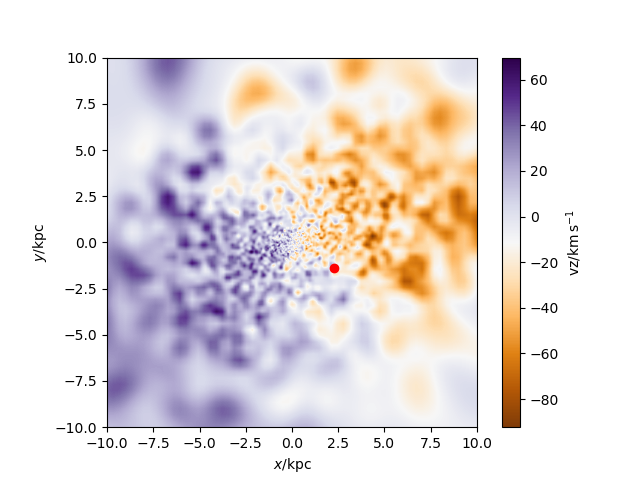

The Python source for this figure:
#galaxy 239 GG Stellar velocity code
import pynbody
import numpy as np
import pynbody.plot.sph as sph
import matplotlib.pyplot as plt

def stars_sideon(
    h,
    vec_to_xform=pynbody.analysis.angmom.calc_sideon_matrix,
    cen_size="1 kpc",
    disk_size="5 kpc",
    cen=None,
    vcen=None,
    move_all=True,
    **kwargs
):
    """

    Reposition and rotate the simulation containing the halo h to see
    h's disk edge on.

    Given a simulation and a subview of that simulation (probably the
    halo of interest), this routine centers the simulation and rotates
    it so that the disk lies in the x-z plane. This gives a side-on
    view for SPH images, for instance.

    """
    from pynbody import transformation, filt
    from pynbody.analysis import halo

    global config

    if move_all:
        top = h.ancestor
    else:
        top = h

    # Top is the top-level view of the simulation, which will be
    # transformed

    if cen is None:
        # or h['pos'][h['phi'].argmin()]
        cen = halo.center(h, retcen=True, **kwargs)

    tx = transformation.inverse_translate(top, cen)

    if vcen is None:
        vcen = halo.vel_center(h, retcen=True, cen_size=cen_size)

    tx = transformation.inverse_v_translate(tx, vcen)

    # Use stars from inner 10kpc to calculate angular momentum vector
    if len(h.s) > 0:
        cen = h.s[filt.Sphere(disk_size)]
    else:
        cen = h[filt.Sphere(disk_size)]

    trans = vec_to_xform(pynbody.analysis.angmom.ang_mom_vec(cen))

    tx = transformation.transform(tx, trans)

    return tx

#loading snapshot
s=pynbody.load('/mnt/data0/jillian/gguaman/r239/cosmo25p.768sg1bwK1BHe75.007779')
#s=pynbody.load('/mnt/data0/jillian/gguaman/r239/r239.007779.tipsy')

#setting to physical units
s.physical_units()

#centering halo
#pynbody.analysis.angmom.faceon(s)
#pynbody.analysis.angmom.sideon(s)
stars_sideon(s)

#creating star velocity plot
sph.image(s.s,qty="vz",width='20 kpc',cmap="PuOr", log=False, units='km s**-1')

#function to find BH
def findBH(s):
    BHfilter=pynbody.filt.LowPass('tform',0.0)
    BH=s.stars[BHfilter]
    return BH
BH=findBH(s)
print("The number of black holes is:",len(BH))

BHposition = BH['pos']
#print("The black hole's postion is", BHposition)
print("The BHs position is",BH['pos'].in_units('kpc'))

for i in range(len(BH)):
    #putting BH x in column
    BHx=BHposition[[i],0]
   #putting BH y in column
    BHy=BHposition[[i],1]
   #putting BH z in column
    BHz=BHposition[[i],2]
    plt.plot(BHx,BHy, 'ro')

#plt.show()
plt.savefig("galaxy239_StelVelGG.png")
